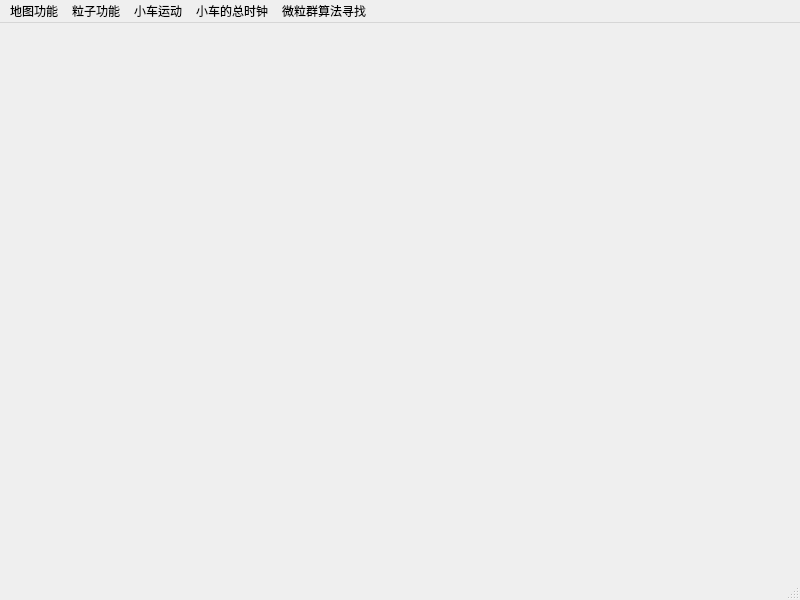
<?xml version="1.0" encoding="UTF-8"?>
<ui version="4.0">
 <class>MainWindow</class>
 <widget class="QMainWindow" name="MainWindow">
  <property name="geometry">
   <rect>
    <x>0</x>
    <y>0</y>
    <width>800</width>
    <height>600</height>
   </rect>
  </property>
  <property name="windowTitle">
   <string>MainWindow</string>
  </property>
  <widget class="QWidget" name="centralwidget"/>
  <widget class="QMenuBar" name="menubar">
   <property name="geometry">
    <rect>
     <x>0</x>
     <y>0</y>
     <width>800</width>
     <height>22</height>
    </rect>
   </property>
   <widget class="QMenu" name="menuDT">
    <property name="title">
     <string>地图功能</string>
    </property>
    <addaction name="actionSFYD"/>
   </widget>
   <widget class="QMenu" name="menu_LZ">
    <property name="title">
     <string>粒子功能</string>
    </property>
    <addaction name="actionkaishi"/>
    <addaction name="actionjieshu"/>
    <addaction name="actionCND"/>
   </widget>
   <widget class="QMenu" name="menu">
    <property name="title">
     <string>小车运动</string>
    </property>
    <addaction name="action_DNDN"/>
    <addaction name="action_YSYD"/>
    <addaction name="action_GJYD"/>
    <addaction name="action_ALXYD"/>
    <addaction name="action_ZXLD"/>
   </widget>
   <widget class="QMenu" name="menu_2">
    <property name="title">
     <string>小车的总时钟</string>
    </property>
    <addaction name="actionKaiShi"/>
    <addaction name="actionJieShu"/>
   </widget>
   <widget class="QMenu" name="menu_3">
    <property name="title">
     <string>微粒群算法寻找</string>
    </property>
    <addaction name="separator"/>
    <addaction name="actionwlkaishi"/>
    <addaction name="actionwljieshu"/>
   </widget>
   <addaction name="menuDT"/>
   <addaction name="menu_LZ"/>
   <addaction name="menu"/>
   <addaction name="menu_2"/>
   <addaction name="menu_3"/>
  </widget>
  <widget class="QStatusBar" name="statusbar"/>
  <action name="actionSFYD">
   <property name="text">
    <string>地图缩放和移动</string>
   </property>
  </action>
  <action name="actionStart">
   <property name="text">
    <string>开始</string>
   </property>
  </action>
  <action name="actionStop">
   <property name="text">
    <string>结束</string>
   </property>
  </action>
  <action name="actionkaishi">
   <property name="text">
    <string>开始扩散</string>
   </property>
  </action>
  <action name="actionjieshu">
   <property name="text">
    <string>结束扩散</string>
   </property>
  </action>
  <action name="action_DNDN">
   <property name="text">
    <string>点哪到哪</string>
   </property>
  </action>
  <action name="action_YSYD">
   <property name="text">
    <string>匀速运动</string>
   </property>
  </action>
  <action name="action_GJYD">
   <property name="text">
    <string>轨迹运动</string>
   </property>
  </action>
  <action name="action_ALXYD">
   <property name="text">
    <string>按路线运动</string>
   </property>
  </action>
  <action name="action_ZXLD">
   <property name="text">
    <string>找泄漏点</string>
   </property>
  </action>
  <action name="actionKaiShi">
   <property name="text">
    <string>开始</string>
   </property>
  </action>
  <action name="actionJieShu">
   <property name="text">
    <string>结束</string>
   </property>
  </action>
  <action name="actionCND">
   <property name="text">
    <string>测浓度</string>
   </property>
  </action>
  <action name="actionwlkaishi">
   <property name="text">
    <string>微粒群算法开始</string>
   </property>
  </action>
  <action name="actionwljieshu">
   <property name="text">
    <string>微粒群算法结束</string>
   </property>
  </action>
 </widget>
 <resources/>
 <connections/>
</ui>
